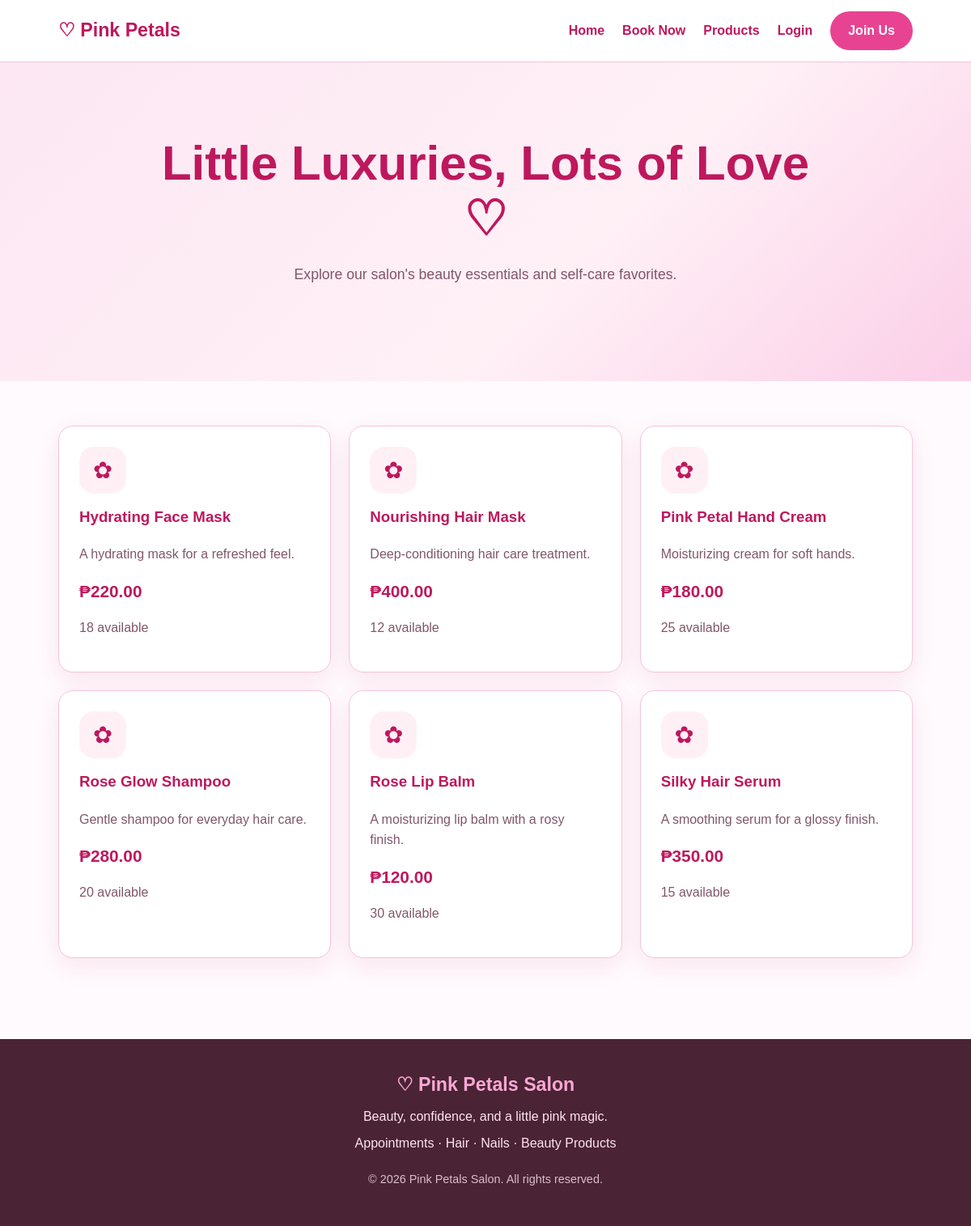
/products.php, run on the app's committed database.
### tables this page shows
CREATE TABLE `products` (
  `id` int(11) NOT NULL AUTO_INCREMENT,
  `name` varchar(100) NOT NULL,
  `description` text DEFAULT NULL,
  `price` decimal(10,2) NOT NULL DEFAULT 0.00,
  `stock` int(11) NOT NULL DEFAULT 0,
  `created_at` timestamp NOT NULL DEFAULT current_timestamp(),
  PRIMARY KEY (`id`)
);

### db.php (called while the page is built, shortened)
<?php
function e($value) {
    return htmlspecialchars((string)$value, ENT_QUOTES, 'UTF-8');
}
?>

### products.php (the view, shortened to what this page needs)
<?php
require 'db.php';
$products = mysqli_query($conn,
    "SELECT * FROM products ORDER BY name ASC");
require 'header.php';
?>
<section class="hero">
    <h1>Little Luxuries, Lots of Love ♡</h1>
    <p>Explore our salon's beauty essentials and self-care favorites.</p>
</section>
<section class="section">
    <div class="grid">
        <?php while ($p = mysqli_fetch_assoc($products)): ?>
            <article class="card">
                <div class="card-symbol">✿</div>
                <h3><?= e($p['name']) ?></h3>
                <p><?= e($p['description']) ?></p>
                <div class="price">₱<?= number_format($p['price'], 2) ?></div>
                <p class="muted">
                    <?php if ((int)$p['stock'] > 0): ?>
                        <?= (int)$p['stock'] ?> available
                    <?php else: ?>
                        Out of stock
                    <?php endif; ?>
                </p>
            </article>
        <?php endwhile; ?>
    </div>
</section>
<?php require 'footer.php'; ?>

### style.css (style rules this page uses)
:root { --pink: #e84393; --pink-dark: #be185d; --pink-light: #fff0f6; --pink-soft: #fce7f3; --white: #ffffff; --text: #4a2335; --muted: #80566a; --border: #f5c4d9; --shadow: 0 10px 30px rgba(190, 24, 93, .09); }
* { box-sizing: border-box; }
body { margin: 0; font-family: Arial, Helvetica, sans-serif; color: var(--text); background: #fffafd; line-height: 1.6; }
.hero { background: linear-gradient(135deg, #fce7f3, #fff0f6 60%, #fbcfe8); padding: 90px 7%; text-align: center; }
.hero h1 { font-size: clamp(2.2rem, 5vw, 4rem); line-height: 1.15; margin: 0 auto 20px; max-width: 850px; color: var(--pink-dark); }
.hero p { max-width: 650px; margin: 0 auto 28px; color: var(--muted); font-size: 1.1rem; }
.section { padding: 55px 6%; }
.grid { display: grid; grid-template-columns: repeat(3, minmax(0, 1fr)); gap: 22px; }
.card { background: white; border: 1px solid var(--border); border-radius: 18px; padding: 25px; box-shadow: var(--shadow); min-width: 0; }
.card h3 { color: var(--pink-dark); margin-top: 0; }
.card p { color: var(--muted); }
.card-symbol { width: 58px; height: 58px; border-radius: 18px; background: var(--pink-light); color: var(--pink-dark); display: grid; place-items: center; font-size: 1.8rem; margin-bottom: 14px; }
.price { font-size: 1.3rem; font-weight: 800; color: var(--pink-dark); }
.muted { color: var(--muted); }

### data on the page
products: name "Hydrating Face Mask", description "A hydrating mask for a refreshed feel.", price "220.00", stock "18"
products: name "Nourishing Hair Mask", description "Deep-conditioning hair care treatment.", price "400.00", stock "12"
products: name "Pink Petal Hand Cream", description "Moisturizing cream for soft hands.", price "180.00", stock "25"
products: name "Rose Glow Shampoo", description "Gentle shampoo for everyday hair care.", price "280.00", stock "20"
products: name "Rose Lip Balm", description "A moisturizing lip balm with a rosy finish.", price "120.00", stock "30"
products: name "Silky Hair Serum", description "A smoothing serum for a glossy finish.", price "350.00", stock "15"
